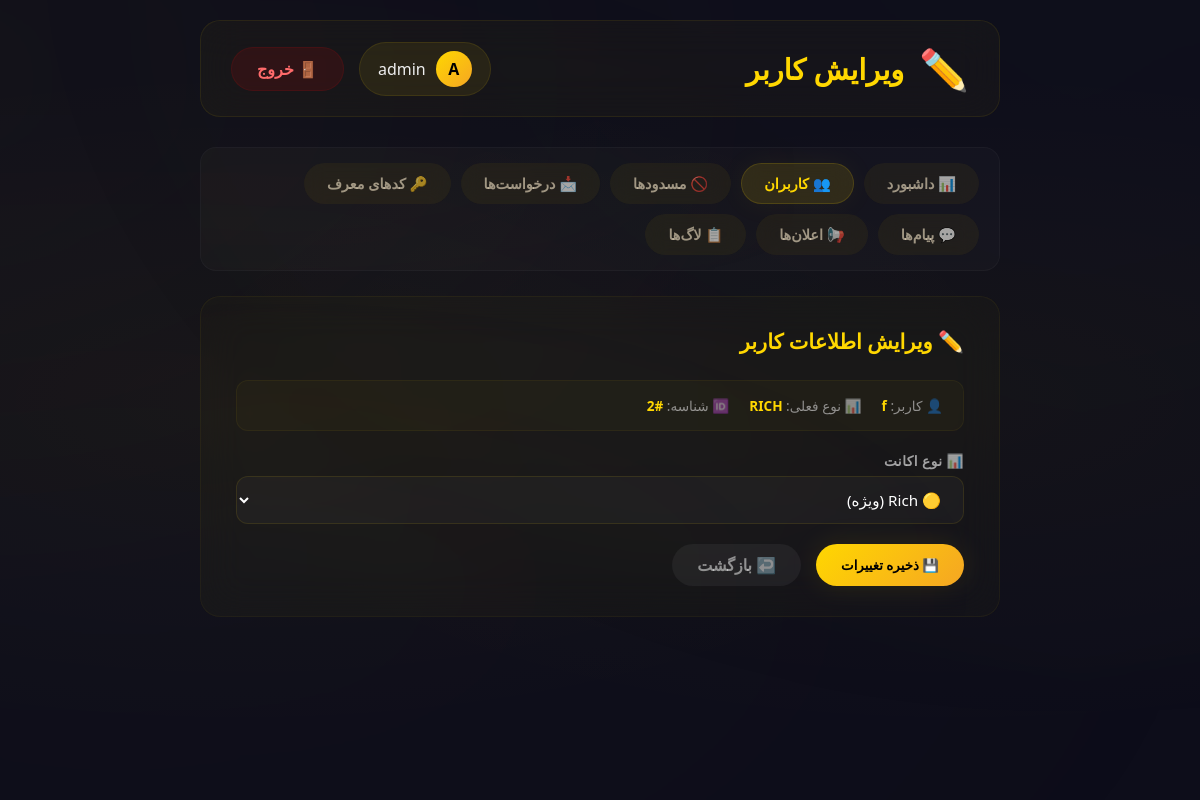
The app's page /admin/users/edit/2 (signed in) with its own data.
### app/models.py (models this page shows, shortened)
class User(UserMixin, db.Model):
    __tablename__ = 'user'
    id = db.Column(db.Integer, primary_key=True)
    username = db.Column(db.String(80), unique=True, nullable=False)
    password_hash = db.Column(db.String(200), nullable=False)
    account_type = db.Column(db.String(20), default='noob')  # noob, rich, hpro
    is_active = db.Column(db.Boolean, default=True)
    is_blocked = db.Column(db.Boolean, default=False)
    is_admin = db.Column(db.Boolean, default=False)  # ✅ تشخیص ادمین
    created_at = db.Column(db.DateTime, default=datetime.utcnow)
    last_seen = db.Column(db.DateTime, default=datetime.utcnow)
    allowed_entries = db.Column(db.Integer, default=0)
    entry_count = db.Column(db.Integer, default=0)
    session_start = db.Column(db.DateTime, nullable=True)
    use_ai = db.Column(db.Boolean, default=True)
    preferred_model = db.Column(db.String(20), default='both')
    def is_hpro(self):
        return self.account_type == 'hpro'

### app/admin_routes.py (the view, shortened to what this page needs)
@admin_bp.route('/users/edit/<int:user_id>', methods=['GET', 'POST'])
@login_required
@admin_required
def edit_user(user_id):
    user = User.query.get_or_404(user_id)
    if user.is_hpro():
        flash('کاربر HPRO قابل ویرایش نیست.', 'danger')
        return redirect(url_for('admin.users'))
    return render_template('admin_edit_user.html', user=user)

### app/__init__.py (called while the page is built)
@login_manager.user_loader
def load_user(user_id):
    from app.models import User
    return User.query.get(int(user_id))

### app/admin_routes.py (called while the page is built)
def admin_required(func):
    @wraps(func)
    def decorated_view(*args, **kwargs):
        if not current_user.is_authenticated:
            flash('لطفاً وارد شوید.', 'warning')
            return redirect(url_for('admin.admin_login'))
        if not current_user.is_admin:
            flash('⚠️ دسترسی غیرمجاز! این بخش فقط برای ادمین است.', 'danger')
            return redirect(url_for('main.panel'))
        return func(*args, **kwargs)
    return decorated_view

### app/templates/admin_edit_user.html (shortened to what this page needs)
<!DOCTYPE html>
<html lang="fa" dir="rtl">
<head>
</head>
<body>
    <div class="vapor-container">
        <div class="vapor"></div>
        <div class="vapor"></div>
        <div class="vapor"></div>
    </div>
    <div class="container">
        <header class="header">
            <h1><span>✏️</span> ویرایش کاربر</h1>
            <div class="header-right">
                <div class="admin-badge">
                    <div class="admin-avatar">{{ current_user.username[0]|upper }}</div>
                    <span>{{ current_user.username }}</span>
                </div>
                <a href="{{ url_for('admin.admin_logout') }}" class="btn btn-danger">🚪 خروج</a>
            </div>
        </header>
        <nav class="nav">
            <a href="{{ url_for('admin.dashboard') }}">📊 داشبورد</a>
            <a href="{{ url_for('admin.users') }}" class="active">👥 کاربران</a>
            <a href="{{ url_for('admin.blocked_users') }}">🚫 مسدودها</a>
            <a href="{{ url_for('admin.requests') }}">📩 درخواست‌ها</a>
            <a href="{{ url_for('admin.referral_codes') }}">🔑 کدهای معرف</a>
            <a href="{{ url_for('admin.support_messages') }}">💬 پیام‌ها</a>
            <a href="{{ url_for('admin.announcements') }}">📢 اعلان‌ها</a>
            <a href="{{ url_for('admin.logs') }}">📋 لاگ‌ها</a>
        </nav>
        <div class="content-card">
            <h2>✏️ ویرایش اطلاعات کاربر</h2>
            <div class="user-info-box">
                <div class="item">👤 کاربر: <strong>{{ user.username }}</strong></div>
                <div class="item">📊 نوع فعلی: <strong>{{ user.account_type|upper }}</strong></div>
                <div class="item">🆔 شناسه: <strong>#{{ user.id }}</strong></div>
            </div>
            <form method="POST">
                <div class="form-group">
                    <label>📊 نوع اکانت</label>
                    <select name="account_type" id="accountType" onchange="toggleEntries()">
                        <option value="rich" {% if user.account_type == 'rich' %}selected{% endif %}>🟡 Rich (ویژه)</option>
                    </select>
                </div>
                <div class="form-actions">
                    <button type="submit" class="btn btn-gold">💾 ذخیره تغییرات</button>
                    <a href="{{ url_for('admin.users') }}" class="btn" style="background:rgba(255,255,255,0.05); color:rgba(255,255,255,0.5);">↩️ بازگشت</a>
                </div>
            </form>
        </div>
    </div>
</body>
</html>

### records on screen
User: username "A", username "admin"
User: username "f", account_type "RICH", id "2", account_type "🟡 Rich (ویژه)"
